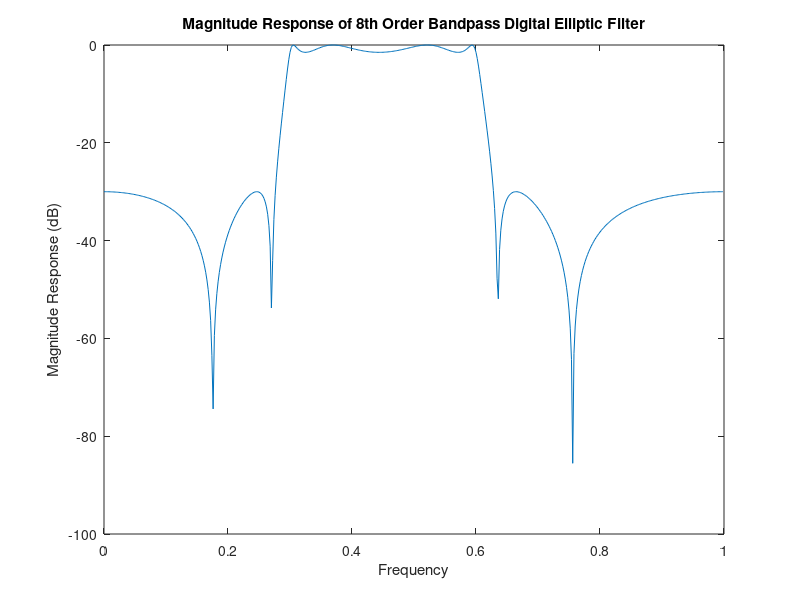

MATLAB code for this plot: (Note: this script raises an error after producing the figure.)
%% Shifra Abittan
% Professor Fontaine
% DSP ECE310
% Problem Set 8: Quantization

%% 4. 
% Attenuation Values
rs = 30;
rp = 1.5;

% 8th Order Bandpass Elliptic Digital Filter
[Z,P,K] = ellip(4,rp,rs,[0.3 0.6]);
% The order of the filter is 8 but n in the ellip function refer to the
% order of the underlying analog lowpass prototype, which is (n_bandpass)/2

%% (a) Graph the magnitude response of transfer function 
[b,a] = zp2tf(Z,P,K);
[H,W] = freqz(b,a,500);

figure
plot(W./pi,20*log10(abs(H))) %confirm this freq normalization makes sense
title('Magnitude Response of 8th Order Bandpass Digital Elliptic Filter')
xlabel('Frequency') 
ylabel('Magnitude Response (dB)')

%% (b) SOS form with L-inf scaling 
[sos_up,g_up] = zp2sos(Z,P,K,'up','inf');
[sos_dwn,g_dwn] = zp2sos(Z,P,K,'down','inf');

%% (c)
% SOS UP
%{
% Compute transfer function of each second order stage
stage1_up = tf(sos_up(1,1:3),sos_up(1,4:6),-1);
stage2_up = tf(sos_up(2,1:3),sos_up(2,4:6),-1);
stage3_up = tf(sos_up(3,1:3),sos_up(3,4:6),-1);
stage4_up = tf(sos_up(4,1:3),sos_up(4,4:6),-1);
%}

% Compute poles and zeros of each stage
[z1_up,p1_up,k1_up] = tf2zpk(sos_up(1,1:3),sos_up(1,4:6));
[z2_up,p2_up,k2_up] = tf2zpk(sos_up(2,1:3),sos_up(2,4:6));
[z3_up,p3_up,k3_up] = tf2zpk(sos_up(3,1:3),sos_up(3,4:6));
[z4_up,p4_up,k4_up] = tf2zpk(sos_up(4,1:3),sos_up(4,4:6));

% Check that magnitude of poles and zeros are increasing:
% Each zero and pole magnitude will print out twice because they all appear
% as complex conjugates
z1_up_mag = abs(z1_up);
z2_up_mag = abs(z2_up);
z3_up_mag = abs(z3_up);
z4_up_mag = abs(z4_up);
%Zeros all have same magnitude of 1

p1_up_mag = abs(p1_up);
p2_up_mag = abs(p2_up);
p3_up_mag = abs(p3_up);
p4_up_mag = abs(p4_up);
%Poles increase in magnitude as advance from stage to stage

if (z1_up_mag <= z2_up_mag <= z3_up_mag <= z4_up_mag)
    disp('Zeros increase in magnitude (or remain the same) as advance from stage to stage for SOS-up, as expected')
end
%The above statement doesnt print out because all of the zeros are 1 and
%there is some rounding error. This rounding error means that the zeros are
%not exactly equal in magnitude so the if statement fails and returns 0.

if (p1_up_mag <= p2_up_mag <= p3_up_mag <= p4_up_mag)
    disp('Poles increase in magnitude as advance from stage to stage for SOS-up, as expected')
end

% SOS DOWN
% Compute transfer function of each second order stage
%{
stage1_dwn = tf(sos_dwn(1,1:3),sos_dwn(1,4:6),-1); 
stage2_dwn = tf(sos_dwn(2,1:3),sos_dwn(2,4:6),-1);
stage3_dwn = tf(sos_dwn(3,1:3),sos_dwn(3,4:6),-1);
stage4_dwn = tf(sos_dwn(4,1:3),sos_dwn(4,4:6),-1);
%}

% Compute poles and zeros of each stage
[z1_dwn,p1_dwn,k1_dwn] = tf2zpk(sos_dwn(1,1:3),sos_dwn(1,4:6));
[z2_dwn,p2_dwn,k2_dwn] = tf2zpk(sos_dwn(2,1:3),sos_dwn(2,4:6));
[z3_dwn,p3_dwn,k3_dwn] = tf2zpk(sos_dwn(3,1:3),sos_dwn(3,4:6));
[z4_dwn,p4_dwn,k4_dwn] = tf2zpk(sos_dwn(4,1:3),sos_dwn(4,4:6));

if (abs(z1_dwn) <= abs(z2_dwn) <= abs(z3_dwn) <= abs(z4_dwn))
    disp('Zeros decrease in magnitude (or remain the same) as advance from stage to stage for SOS-down, as expected')
end

if (abs(p1_up) <= abs(p2_up) <= abs(p3_up) <= abs(p4_up))
    disp('Poles decrease in magnitude as advance from stage to stage for SOS-down, as expected')
end

%% (d)
% UP
B1u = sos_up(1,1:3);
B2u = sos_up(2,1:3);
B3u = sos_up(3,1:3);
B4u = sos_up(4,1:3);
A1u = sos_up(1,4:6);
A2u = sos_up(2,4:6);
A3u = sos_up(3,4:6);
A4u = sos_up(4,4:6);

[H1u,W] = freqz(g_up,A1u,500); %g / A1
[H2u,W] = freqz(g_up*B1u,conv(A1u,A2u),500); %g*B1 / A1*A2
[H3u,W] = freqz(g_up*conv(B1u,B2u),conv(conv(A1u,A2u),A3u),500); %g*B1*B2 / A1*A2*A3
[H4u,W] = freqz(g_up*conv(conv(B1u,B2u),B3u),conv(conv(A1u,A2u),conv(A3u,A4u)),500); %g*B1*B2*B3 / A1*A2*A3*A4
[H5u,W] = freqz(g_up*conv(conv(B1u,B2u),conv(B3u,B4u)),conv(conv(A1u,A2u),conv(A3u,A4u)),500); %g*B1*B2*B3*B4 / A1*A2*A3*A4


figure
plot(W,20*log10(abs(H1u)))
hold on
plot(W,20*log10(abs(H2u)))
hold on
plot(W,20*log10(abs(H3u)))
hold on
plot(W,20*log10(abs(H4u)))
hold on
plot(W,20*log10(abs(H5u)))

legend('H1','H2','H3','H4','H5')
title('Up Case: Magnitude Plots of Successive Cumulative Transfer Functions')
xlabel('Frequency')
ylabel('Magnitude (dB)')


% DOWN
B1d = sos_dwn(1,1:3);
B2d = sos_dwn(2,1:3);
B3d = sos_dwn(3,1:3);
B4d = sos_dwn(4,1:3);
A1d = sos_dwn(1,4:6);
A2d = sos_dwn(2,4:6);
A3d = sos_dwn(3,4:6);
A4d = sos_dwn(4,4:6);

[H1d,W] = freqz(g_dwn,A1d,500); %g / A1
[H2d,W] = freqz(g_dwn*B1d,conv(A1d,A2d),500); %g*B1 / A1*A2
[H3d,W] = freqz(g_dwn*conv(B1d,B2d),conv(conv(A1d,A2d),A3d),500); %g*B1*B2 / A1*A2*A3
[H4d,W] = freqz(g_dwn*conv(conv(B1d,B2d),B3d),conv(conv(A1d,A2d),conv(A3d,A4d)),500); %g*B1*B2*B3 / A1*A2*A3*A4
[H5d,W] = freqz(g_dwn*conv(conv(B1d,B2d),conv(B3d,B4d)),conv(conv(A1d,A2d),conv(A3d,A4d)),500); %g*B1*B2*B3*B4 / A1*A2*A3*A4

figure
plot(W,20*log10(abs(H1d)))
hold on
plot(W,20*log10(abs(H2d)))
hold on
plot(W,20*log10(abs(H3d)))
hold on
plot(W,20*log10(abs(H4d)))
hold on
plot(W,20*log10(abs(H5d)))

legend('H1','H2','H3','H4','H5')
title('Down Case: Magnitude Plots of Successive Cumulative Transfer Functions')
xlabel('Frequency')
ylabel('Magnitude (dB)')

%% (e) DO THIS PART!!!
%if (A1d == conv(conv(A1u,A2u),conv(A3u,A4u)))
 %   disp('Denominator polynomials appear in reverse order')
 
%% 5.
% Original Coefficient Values
H0 = [0.1336 0.0568 0.0563 0.1336; 1 -1.5055 1.2630 -0.3778];
HA = [-0.4954 1 0.7626 -1.0101 1; 1 -0.4954 1 -1.0101 0.7626];
b = 5; %number of total bits available

% y = fi(x,s,w,f) where x=value, s = 0 for unsigned and 1 for signed, w = wordlength, f = fraction length
% x0 = y.data returns numerical data
% Varying number of fractional bits
H01 = fi(H0,1,5,1); %really bad
H02 = fi(H0,1,5,2); %underflow for 2 values
H03 = fi(H0,1,5,3); %underflow for 2 values
H04 = fi(H0,1,5,4); %BEST
H05 = fi(H0,1,5,5); %identical to 4 but worse in 3 values

H0Q = H04;
x0 = H0Q.data
x0(2,1) = 1; %Pure 1's are not subject to the rounding as per the problem statement

HA1 = fi(HA,1,5,1); %all rounded to 1 or 0.5
HA2 = fi(HA,1,5,2); %all rounded to 1,0.75 or 0.5
HA3 = fi(HA,1,5,3); %same as HA2
HA4 = fi(HA,1,5,4); %same as HA2 but 1s are rounded (which we dont care about)
HA5 = fi(HA,1,5,5); %really bad

HAQ = HA3; %can select either HA2 or HA3 because they are identical
xA = HAQ.data

%%
%(B)
% H0
% Check ideal gain
H0_w0 = sum(H0(1,:))./sum(H0(2,:)) %analogous to plugging in z=1
H0_wpi = (H0(1,1) - H0(1,2) - H0(1,3) - H0(1,4))./(H0(2,1) - H0(2,2) - H0(2,3) - H0(2,4)) %analogous to plugging in z=-1 
% w=0 has an ideal gain of 1 and w=pi has an ideal gain of 0. There is
% slight rounding error present.

% Check quantized gain 
w = [0 pi]; %frequencies of interest
H0Q_freqdom = freqz(x0(1,:),x0(2,:),w); %num coeff,denom coeff
H0Q_magresp = abs(H0Q_freqdom) %Magnitude at w=0 and w=pi

% Report Error
H0Q_mag_dif = abs((1 - H0Q_magresp(1))); %absolute error - dont need to worry about w=pi portion because that is exact
H0Q_mag_error = 20*log10(H0Q_magresp(1)/1) %dB value of error

%%
% HA
% Check ideal gain
HA_w0 = 0.5*((HA(1,1) + 1)./(1 + HA(2,2)) + (HA(1,3) + HA(1,4) + 1)./(1 + HA(2,4) + HA(2,5))) %analogous to plugging in z=1
HA_wpi = 0.5*((HA(1,1) - 1)./(1 - HA(2,2)) + (HA(1,3) - HA(1,4) - 1)./(1 - HA(2,4) - HA(2,5))) %analogous to plugging in z=-1 
% w=0 has an ideal gain of 1 and w=pi has an ideal gain of 0. There is
% slight rounding error present.

% Check quantized gain 
w = [0 pi]; %frequencies of interest
HAQ1_freqdom = freqz(xA(1,1:2),2.*xA(2,1:2),w); 
HAQ2_freqdom = freqz(xA(1,3:5),2.*xA(2,3:5),w);
HAQ_freqdom = HAQ1_freqdom + HAQ2_freqdom;
H0Q_magresp = abs(HAQ_freqdom); %Magnitude at w=0 and w=pi

% Report Error
H0Q_mag_error = 20*log10(H0Q_magresp(1)/1) %dB value of error
% There is NO ERROR!! The values are exact :)

%% (c)
w_c = linspace(0, pi,1e4); %10^4 frequencies from 0 to pi

H_c = freqz(H0(1,:),H0(2,:),w_c); % Frequency Response for H(w) not quantized
Hq0_c = freqz(x0(1,:),x0(2,:),w_c); % Frequency Response for H0(w) quantized

HqA1_c = freqz(xA(1,1:2),2.*xA(2,1:2),w_c); 
HqA2_c = freqz(xA(1,3:5),2.*xA(2,3:5),w_c);
HqA_c = HqA1_c + HqA2_c; %Frequency Response for HA(w) quantized

% Maximum Values
MaxQ0 = max(abs(H_c - Hq0_c))
MaxQA = max(abs(H_c - HqA_c))

% Plot magnitude response of the three filters 
figure
plot(w_c, 20*log10(abs(H_c)))
hold on
plot(w_c, 20*log10(abs(Hq0_c)))
hold on
plot(w_c, 20*log10(abs(HqA_c)))
legend('H(w) not quantized', 'Hq0(w) original quantized', 'HqA(w) sum of two allpass quantized')
xlabel('frequency')
ylabel('Magnitude (dB)')
title('Magnitude Response of Three Filters')
ylim([-40 1])

%% (d)
%% 1 Maximum Deviation of the Filter Gains in Passband
% The infinite precision filter and the HqA filter are almost identical in
% the passband, preserving the amplitude response by keeping it around 0 dB
% with only a 0.92 dB deviation. The Hq0 filter has severe attenuation in
% the entire passband. At the best portion it attenuates by approximatly
% 3.5 dB and at the worst portion it attenuates by approximatly 10 dB. This
% is a total distortion of the passband amplitude and will ruin the signal.
passband_index = (1e4./pi).*(.3*pi);
H_pass = H_c(1:passband_index); % Passband of H(w) not quantized
Hq0_pass = Hq0_c(1:passband_index); % Passband of H0(w) quantized
HqA_pass = HqA_c(1:passband_index); % Passband of HA(w) quantized

Dev_Hq0 = 20*log10(abs(H_pass)) - 20*log10(abs(Hq0_pass));
Max_Dev_Hq0 = max(Dev_Hq0)

Dev_HqA = 20*log10(abs(H_pass)) - 20*log10(abs(HqA_pass));
Max_Dev_HqA = max(Dev_HqA)
% These computations show that quantitativly there is at most a 0.035
% difference between the infinite precision and parallel allpass filter
% while there is up to a 9.4947 (very large and significant) difference
% between the infinite precision filter and the directly quantized version.

%% 2 Deviation from the equiripple characteristics
% In passband, both the infinite precision filter and the HqA filter
% observe the equiripple requirement, while the Hq0 filter does not obey
% equiripple, with an amplitude monotonically attenuating. Therefore, there
% is a tolerance of approximately 6.5 dB in the stopband, which is
% qualitativly bad.

%% 3 Maximum Gain in the Stopband
% The maximum gain for the infinite precision filter is 20 dB. The HqA has
% a larger attenuation, which means it meets the specification. The Hq0 has
% smaller attenuation and does not meet the stopband specification.
stopband_index = 4139; %determined approximately from the graph
H_stop = H_c(stopband_index:end); % Stopband of H(w) not quantized
Hq0_stop = Hq0_c(stopband_index:end); % Stopband of H0(w) quantized
HqA_stop = HqA_c(stopband_index:end); % Stopband of HA(w) quantized

Max_Stopgain_H = max(20*log10(abs(H_stop)))
Max_Stopgain_Hq0 = max(20*log10(abs(Hq0_stop)))
Max_Stopgain_HqA = max(20*log10(abs(HqA_stop)))
% Notice the maximum gain in the stopband is approximately the same for the infinite
% precision with a value of -20/-21 dB. The maximum gain for directly
% quantized filter is -16dB which is much less attenuation.

%% All of these properties highlight the fact that using the sum of two allpass
% filters when quantizing will preserve the frequency response
% characteristics to a high degree of precision while quantizing the actual
% transfer function directly destroys the signal.

%% (e)
w_gd = linspace(0,0.3*pi,512); %passband only

H_gd = grpdelay(H0(1,:),H0(2,:),w_gd); %Group Delay for H(w) not quantized
Hq0_gd = grpdelay(x0(1,:),x0(2,:),w_gd); %Group Dealy for H0(w) quantized

HqA1_gd = grpdelay(xA(1,1:2),2.*xA(2,1:2),w_gd); 
HqA2_gd = grpdelay(xA(1,3:5),2.*xA(2,3:5),w_gd);
HqA_gd = HqA1_gd + HqA2_gd; %Group Dealy for HA(w) quantized

% Plot group delay of the three filters 
figure
plot(w_gd, H_gd)
hold on
plot(w_gd, Hq0_gd)
hold on
plot(w_gd, HqA_gd)
legend('H(w) not quantized', 'Hq0(w) original quantized', 'HqA(w) sum of two allpass quantized')
xlabel('frequency(rad)')
ylabel('Group Delay (dB)')
title('Group Delay of Three Filters')

% The parallel allpass filter performs worse when it comes to group delay.
% It has a larger group delay which is a very nonlinear function of
% frequency. It looks like an exponential curve. The less linear the group
% delay is (which does NOT mean this is a non linear FILTER), the more 
% phase distortion in the time domain.

%% (f)
[z_H,p_H,k_H] = tf2zpk(H0(1,:),H0(2,:)) %Zeros, Poles for H(w) not quantized
[z_H0q,p_H0q,k_H0q] = tf2zpk(x0(1,:),x0(2,:)) %Zeros, Poles for H0(w) quantized

tf1 = tf(xA(1,1:2),2.*xA(2,1:2),0.1,'Variable','z^-1');
tf2 = tf(xA(1,3:5),2.*xA(2,3:5),0.1,'Variable','z^-1');
tf_HqA = tf1 + tf2;
[z_HAq,p_HAq,k_HAq] = tf2zpk(cell2mat(tf_HqA.num),cell2mat(tf_HqA.den));

figure
subplot(1,3,1)
zplane(z_H,p_H)
title('Poles and Zeros of Unquantized H(w)')

subplot(1,3,2)
zplane(z_H0q,p_H0q)
title('Poles and Zeros of Quantized H0(w)')

subplot(1,3,3)
zplane(z_HAq,p_HAq)
title('Poles and Zeros of Quantized HA(w) - Parallel AllPass')